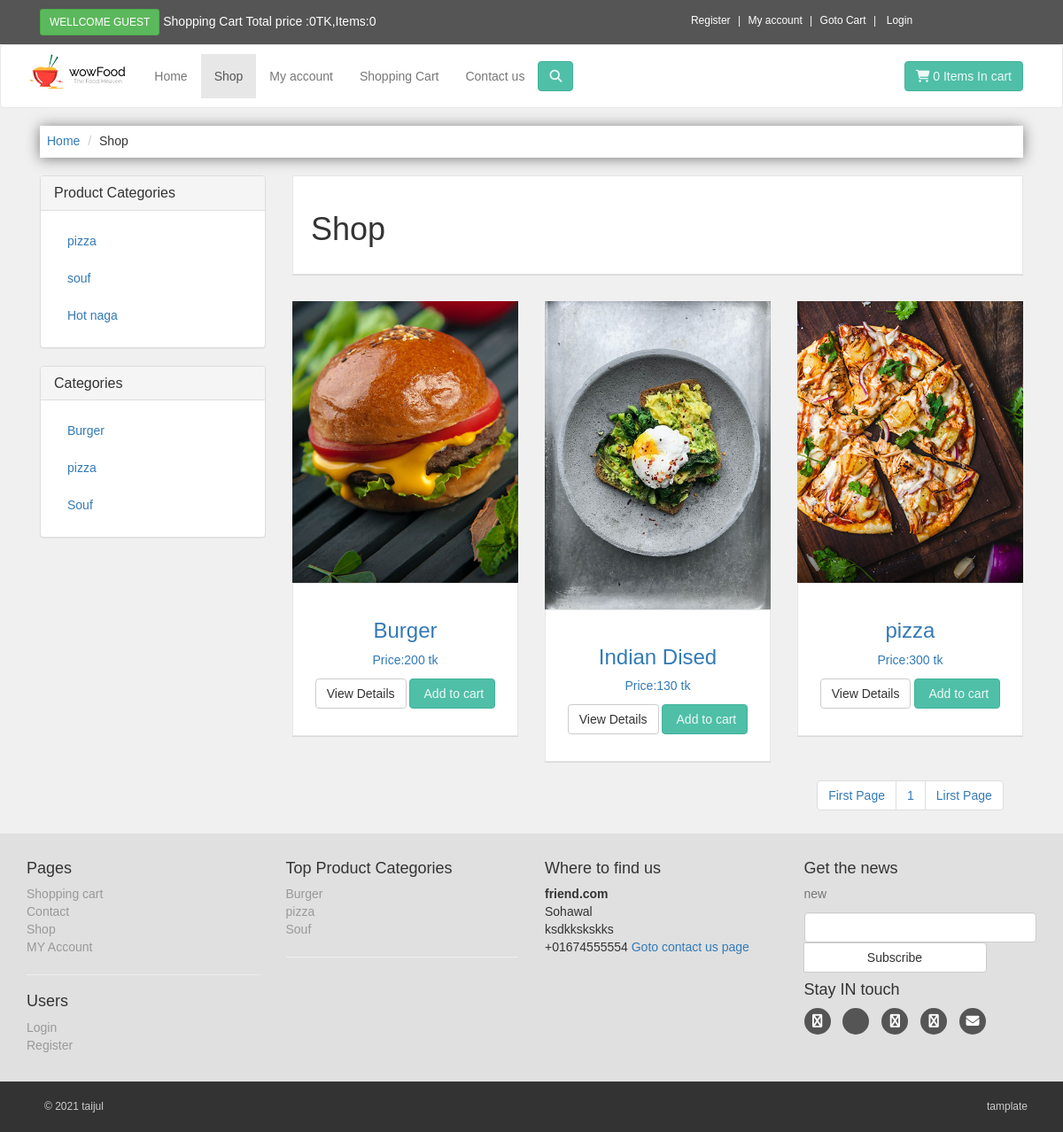
The page /shop.php on the database its author committed.
### tables this page shows
CREATE TABLE `product_categories` (
  `p_cat_id` int(10) NOT NULL,
  `p_cat_title` text NOT NULL,
  `p_cat_desc` text NOT NULL
);

CREATE TABLE `categories` (
  `cat_id` int(11) NOT NULL,
  `cat_title` text NOT NULL,
  `cat_decs` text NOT NULL
);

CREATE TABLE `product` (
  `product_id` int(10) NOT NULL,
  `p_cat_id` int(10) NOT NULL,
  `cat_id` int(10) NOT NULL,
  `date` timestamp NOT NULL DEFAULT current_timestamp() ON UPDATE current_timestamp(),
  `product_title` text NOT NULL,
  `product_img1` text NOT NULL,
  `product_img2` text NOT NULL,
  `product_img3` text NOT NULL,
  `product_price` int(10) NOT NULL,
  `product_dec` text NOT NULL,
  `product_key` text NOT NULL
);

### shop.php (the view, shortened to what this page needs)
<?php
include("function/function.php");
?>
<!DOCTYPE html>
<html lang="en">
<head>
    <link rel="stylesheet" href="https://maxcdn.bootstrapcdn.com/bootstrap/3.4.0/css/bootstrap.min.css">
    <link rel="stylesheet" href="https://cdnjs.cloudflare.com/ajax/libs/font-awesome/6.1.1/css/all.min.css"
 />
    <link rel="stylesheet" href="styles/style.css">
</head>
<body>
    <div id="top">
        <div class="container">
            <div class="col-md-6 offer">
                <a href="#" class="btn btn-success btn-sm">
                <?php
                   if(!isset($_SESSION['customer_email'])){
                    echo "Wellcome Guest";
                    } else{
                        echo "Wellcome". "  " . $_SESSION['customer_email'];
                   }
                   ?>
                </a>
                <a href="#">Shopping Cart Total price :<?php totalPrice()?>TK,Items:<?php itme()?></a>
            </div>
            <div class="col-md-6">
                <ul class="menu">
                    <li><a href="customer_register.php">Register</a></li>
                    <li><?php if(!isset($_SESSION['customer_email'])){ echo "<a href='checkout.php'>My account</a>";}else{echo '<a href="customer/my_account.php?my_order">My account</a>';}?></li>
                    <li><a href="cart.php">Goto Cart</a></li>
                    <li>
                        <?php
                if(!isset($_SESSION['customer_email'])){
                    echo "<a href='checkout.php'>Login</a> ";
                }else{
                    echo "<a href='logout.php'>logout</a>";
                }
?>
                    </li>
                </ul>
            </div>
        </div>
    </div>
    <div class="header">
        <div class="navbar navbar-default" id='navbar'>
            <div class="container">
                <div class="navbar-header">
                    <a href="index.php" class="navbar-brand">
                        <img src="images/logo.png " alt="teehosting" height="40px" class="hidden-xs thumble">
                    </a>
                </div>
                <div class="navbar-collapse collapse " id="navigation">
                    <div class="padding-nav">
                        <ul class="nav navbar-nav navbar-left">
                            <li><a href="index.php">Home</a></li>
                            <li class="active"><a href="shop.php">Shop</a></li>
                            <li><?php if(!isset($_SESSION['customer_email'])){ echo "<a href='checkout.php'>My account</a>";}else{echo '<a href="customer/my_account.php?my_order">My account</a>';}?></li>
                            <li><a href="cart.php">Shopping Cart</a></li>
                            <li><a href="contactus.php">Contact us</a></li>
                        </ul>
                    </div>
                    <a href="cart.php" class="btn btn-primary navbar-btn right">
                        <i class="fa fa-shopping-cart "></i>
                        <span><?php itme()?> Items In cart</span>
                    </a>
                    <div class="navbar-collapse collapse-right">
                        <button class="btn navbar-btn btn-primary" type="button" data-toggle="collapse"
                            data-target="#search">
                            <i class="fa fa-search"></i>
                        </button>
                    </div>
                </div>
            </div>
        </div>
    </div>
    <div id="new_content">
        <div class="container">
            <div class="col-md-12">
                <ul class="breadcrumb">
                    <li><a href="home.php">Home</a></li>
                    <li>Shop</li>
                </ul>
            </div>
            <div class="col-md-3">
                <?php
                include("include/sidebar.php")
                ?>
            </div>
            <div class="col-md-9">
               <?php
               if(!isset($_GET['p_cat'])){
                   if(!isset($_GET['id'])){
                       echo "<div class='box'>
                       <h1>Shop</h1>
                       </div>";
                   }
               }
               ?>
                <div class="row">
                    <?php
                    if(!isset($_GET['p_cat'])){
                        if(!isset($_GET['cat_id'])){
                      $per_page=6;
                      if(isset($_GET['page'])){
                          $page=$_GET['page'];
                      }else{
                          $page=1;
                      }
                       $start_form=($page-1) * $per_page;
                       $get_product="SELECT * from product ORDER BY 1 DESC LIMIT $start_form,$per_page";
                       $run_pro=mysqli_query($con,$get_product);
                       while($row=mysqli_fetch_array($run_pro)){
                         $pro_id=$row['product_id'];
                         $product_title=$row['product_title'];
                         $product_price=$row['product_price'];
                         $product_img=$row['product_img1'];
                         echo "
                         <div class='col-md-4 col-sm-6 center-responsive'>
                         <div class='product'>
                             <a href='details.php?pro_id=$pro_id'>
                                 <img src='admin_area/product_images/$product_img'  height='580px' width='425px'  class='img-responsive' alt=''>
                                 <div class='text-center box'>
                                     <h3>$product_title</h3>
                                     <p class='price'>Price:$product_price tk</p>
                                     <center>
                                     <p class='button'>
                                         <a href='details.php?pro_id=$pro_id' class='btn btn-default'> View Details</a>
                                         <a href='details.php?pro_id=$pro_id' class='btn btn-primary'> <i class='fa fa-shoppinf-cart'></i> Add
                                             to cart</a>
                                     </p>
                                     </center>
                                 </div>
                             </a>
                         </div>
                     </div>
                         ";
                       }
                    ?>
                    <center>
                        <ul class="pagination" align="center">
                            <?php
                        $query="SELECT * FROM product";
                        $result=mysqli_query($con,$query);
                        $total_record=mysqli_num_rows($result);
                        $total_page=ceil($total_record/$per_page);
                        echo "<li><a href='shop.php?page=1'>".'First Page'."</a></li>";
                        for($i=1;$i<=$total_page; $i++){
                            echo "<li><a href='shop.php?page=".$i."'>".$i."</a></li>";
                        }
                        echo "<li><a href='shop.php?$total_page'>".'Lirst Page'."</a></li>";
                         }}
                        ?>
                        </ul>
                    </center>
                </div>
            </div>
        </div>
    </div>
    <?php  include("include/footer.php");  ?>
</body>
</html>

### function/function.php (shortened to what this page needs)
<?php
$con=mysqli_connect("localhost","root","","ecom");
function getUserIP(){
    switch(true){
        default : return $_SERVER['REMOTE_ADDR'];
    }
}
function itme(){
     global $con;
    $ip_add=getUserIP();
$get_item="SELECT * FROM cart WHERE ip_add='$ip_add'";
$run_item=mysqli_query($con,$get_item);
$count=mysqli_num_rows($run_item);
echo $count;
}
function totalPrice(){
    $total=0;
    echo $total;
}
function getpcat(){
    global $con;
$get_p_cat="SELECT * FROM product_categories";
$sqli=mysqli_query($con,$get_p_cat);
while($row=mysqli_fetch_array($sqli)){
    $p_cat_id=$row['p_cat_id'];
    $p_cat_title=$row['p_cat_title'];
   echo "<li><a href='shop.php?p_cat=$p_cat_id'>$p_cat_title</a></li>";
}
}
function getcat(){
  global $con;
    $get_cat="SELECT * FROM categories ";
    $sqli=mysqli_query($con,$get_cat);
    while($row=mysqli_fetch_array($sqli)){
        $cat_id=$row['cat_id'];
        $cat_title=$row['cat_title'];
       echo "<li><a href='shop.php?cat_id=$cat_id'>$cat_title</a></li>";
    }
}
?>

### include/footer.php (shortened to what this page needs)
<div  id="footer">
    <div class="container">
        <div class="row">
            <div class="col-md-3 col-sm-6">
             <h4>Pages</h4>
             <ul>
                 <li><a href="cart.php">Shopping cart</a></li>
                 <li><a href="contact.php">Contact</a></li>
                 <li><a href="shop.php">Shop</a></li>
                 <li><a href="checkout.php">MY Account</a></li>
             </ul>
             <hr>
             <h4>Users</h4>
             <ul>
                 <li><a href="checkout.php">Login</a></li>
                 <li><a href="customer_registration.php">Register</a></li>
             </ul>
            </div>
            <div class="col-md-3 col-sm-6">
                <h4>Top Product Categories</h4>
                <ul>
                <?php
                $get_cat="SELECT * FROM categories ";
                $sqli=mysqli_query($con,$get_cat);
                while($row=mysqli_fetch_array($sqli)){
                    $cat_id=$row['cat_id'];
                    $cat_title=$row['cat_title'];
                   echo "<li><a href='shop.php?id=$cat_id'>$cat_title</a></li>";
                }
                ?>
                </ul>
                <hr>
            </div>
            <div class="col-md-3 col-sm-6">
             <h4>Where to find us</h4>
             <p>
                 <strong>
                     friend.com</strong>
                     <br>Sohawal
                     <br>ksdkkskskks
                     <br>+01674555554
                 <a href="contact.php">Goto contact us page</a>
             </p>
            </div>
             <div class="col-md-3 col-sm-6">
        <h4>Get the news</h4>
        <p class="text-muted">
           new
        </p>
        <form action="">
            <div class="input-group-btn">
                <input type="text" name="email" class="form-control">
                <span class="input-group-btn">
                    <input type="text" class="btn btn-default" value="Subscribe" >
                </span>
            </div>
        </form>
        <h4>Stay IN touch</h4>
        <p class="social">
            <a href="#"><i class="fa fa-facebook"></i></a>
            <a href="#"><i class="fa fa-twiter"></i></a>
            <a href="#"><i class="fa fa-instagram"></i></a>
            <a href="#"><i class="fa fa-google-plus"></i></a>
            <a href="#"><i class="fa fa-envelope"></i></a>
        </p>
             </div>
        </div>
    </div>
</div>
<div  id="copyright">
 <div class="container">
     <div class="col-md-6">
         <p class="pull-left">
           &copy; 2021 taijul
         </p>
     </div>
     <div class="col-md-6">
         <p class="pull-right">
          tamplate
         </p>
     </div>
 </div>
</div>

### styles/style.css (style rules this page uses)
body { font-family: 'Roboto Flex', sans-serif;; font-size: 14px; line-height: 1.4285143; color: #333333; background-color: #f0f0f0; }
#top { background-color: #555555; padding: 10px 0; }
#top .offer { color: #fff; }
#top .offer .btn { text-transform: uppercase; }
#top a { color: #fff; }
#top ul.menu { padding-top: 5px; margin: 0; text-align: right; font-size: 12px; list-style: none; }
#top ul.menu { text-align: center; }
#top ul.menu> li { display: inline-block; }
#top ul.menu> li + li::before { content: "|\00a0"; padding: 0 5px; color: #f7f7f7; }
.navbar { background:white; }
.navbar-collapse .right { float: right; }
.navbar-brand { float: left; padding: 10px 15px; font-size: 20px; line-height: 20px; height: 70px; }
.padding-nav { padding-top: 10px ; }
.btn-primary { color: rgba(255, 255, 255, 0.897); background-color: rgb(79,191,168); border-color:rgb(65,179,156) ; }
.box { background: #fff; margin: 0 0 30px; border: solid 1px #e6e6e6; padding: 20px; box-shadow: 0 1px rgba(0,0,0, 0.1); }
.breadcrumb { padding: 8px; margin-bottom: 20px; background-color: #ffffff; border-radius: 0; box-shadow: 0 1px 15px rgb(0,0,0,0.5); }
.breadcrumb > li +li ::before { content: ">\00a0"; color: #cccccc; }
#footer { background: #e0e0e0; padding: 20px 0; }
#footer ul { padding-left: 0; list-style: none; }
#footer ul a { color: #999999; padding: 20px 0; }
#footer .social { text-align: left; }
#footer .social a { margin: 0 10px 0 0; color: #fff; display: inline-block; width: 30px; height: 30px; border-radius: 15px; line-height: 30px; font-size: 15px; text-align: center; transform: all 0.2s ease-out; vertical-align: bottom; background-color: #555555; }
#copyright { background: #333; color: #ccc; padding: 20px; font-size: 12px; }
#copyright p { margin: 0 ; }

### rows shown on the page
product_categories: p_cat_title "pizza"
product_categories: p_cat_title "souf"
product_categories: p_cat_title "Hot naga"
categories: cat_title "Burger"
categories: cat_title "pizza"
categories: cat_title "Souf"
product: product_img1 (picture), product_title "Burger", product_price "200"
product: product_img1 (picture), product_title "Indian Dised", product_price "130"
product: product_img1 (picture), product_title "pizza", product_price "300"

### other values the page prints
$total "0"
$count "0 0"
